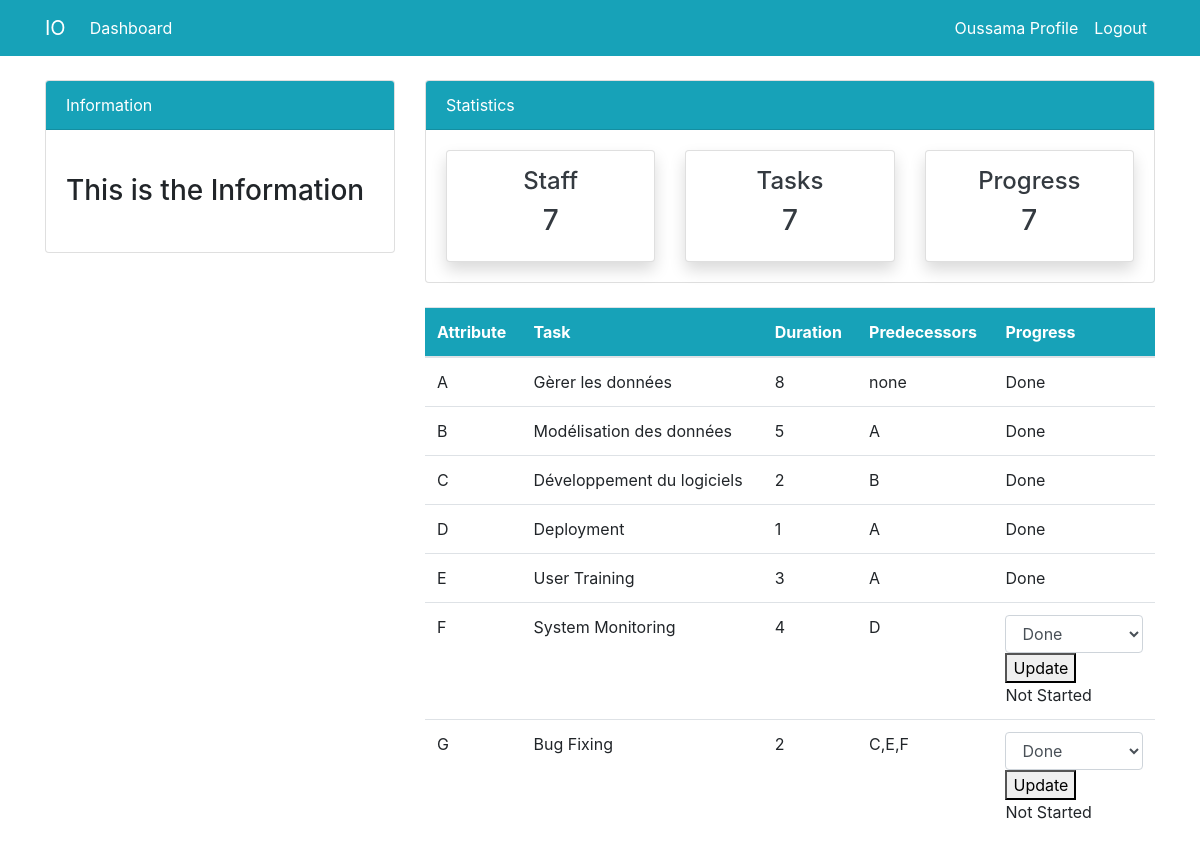
Screenshot of /rooms/progress/ (signed in) with the database file from the repository.
### Dashboard/models.py (models this page shows, shortened)
class task(models.Model):
    Attribute=models.CharField(max_length=100,null=True)
    Task=models.CharField(max_length=100,null=True)
    Duration=models.PositiveIntegerField(null=True)
    Predecessors=models.CharField(max_length=100,null=True)
    EarliestST=models.PositiveIntegerField(null=True)
    LatestST=models.PositiveIntegerField(null=True)
    tfloat=models.PositiveIntegerField(null=True)
    ffloat=models.PositiveIntegerField(null=True)
    RequiredRT=models.CharField(max_length=100,null=True)
    EstimatedEf=models.PositiveIntegerField(null=True)
    Staffid=models.PositiveIntegerField(null=True)
    Progress=models.CharField(max_length=50,choices=PROG,default='Not Started')

### Dashboard/views.py (the view, shortened to what this page needs)
# urls.py: path('progress/', views.progress_view, name='Dashboard-progress'),
@login_required(login_url='user-login')
def progress_view(request):
    items=task.objects.all()
    Progress_count = items.count()
    Tasks_count=task.objects.all().count()
    users_count = User.objects.all().count()
    context = {
        'items': items,
        'form1' : progressform(),
        'users_count':users_count,
        'Progress_count':Progress_count,
        'Tasks_count':Tasks_count,
    }
    return render(request, 'Dashboard/progress.html',context)

### Dashboard/forms.py
class progressform(forms.ModelForm):
    class Meta:
        model = task
        fields = ['Progress']
        widgets = {
            'Progress': forms.Select(attrs={'class': 'form-control'})  # Ensure correct widget class
        }
    def __init__(self, *args, **kwargs):
        super(progressform, self).__init__(*args, **kwargs)
        self.fields['Progress'].widget.attrs.update({'class': 'form-control'})

### templates/Dashboard/progress.html (shortened to what this page needs)
{% extends "partials/base.html" %}
{% block content %}
{% include 'partials/topnav.html' %}
 <div class="container">
    <div class="row my-4">
        <div class="col-md-4">
        </div>
        <div class="col-md-8">
            <table class="table bg-white">
                <thead class="bg-info">
                    <tr class="text-white">
                        <th scope="col">Attribute</th>
                        <th scope="col">Task</th>
                        <th scope="col">Duration</th>
                        <th scope="col">Predecessors</th>
                        <th scope="col">Progress</th>
                    </tr>
                </thead>
                <tbody>
                    {% for item in items %}
                    <tr>
                        <td>{{ item.Attribute }}</td>
                        <td>{{ item.Task }}</td>
                        <td>{{ item.Duration }}</td>
                        <td>{{ item.Predecessors }}</td>
                        <td>
                            {% if item.Progress != 'Done' %}
                            <form method="POST">
                                {{ form1.Progress }}
                                <button type="submit">Update</button>
                            </form>
                            {{ item.Progress }}
                            {% else %}
                            Done
                            {% endif %}
                        </td>
                    </tr>
                    {% endfor %}
                </tbody>
            </table>
        </div>
    </div>
</div>
{% endblock %}

### templates/partials/nav.html (shortened to what this page needs)
<body>
    <nav class="navbar navbar-expand-lg navbar-info bg-info">
        {% if user.is_authenticated %}
        <div class="container">
            <a class="navbar-brand text-white" href="{% url "Dashboard-index" %}">IO</a>
            <div class="collapse navbar-collapse" id="navbarSupportedContent">
                <ul class="navbar-nav mr-auto">
                    <li class="nav-item active">
                        <a class="nav-link text-white" href="{% url "Dashboard-index" %}">Dashboard </a>
                    </li>
                </ul>
                <ul class="navbar-nav ml-auto">
                    <li class="nav-item active">
                        <a class="nav-link text-white" href="{% url "user-profile" %}">{{ user.username}} Profile </a>
                    </li>
                    <li class="nav-item">
                        <a class="nav-link text-white" href="{% url "user-logout" %}">Logout</a>
                    </li>
                </ul>
                {% endif %}
            </div>
        </div>
    </nav>

### rows the page displays
task: Attribute "A", Task "Gèrer les données", Duration "8", Predecessors "none", Progress "Done"
task: Attribute "B", Task "Modélisation des données", Duration "5", Predecessors "A", Progress "Done"
task: Attribute "C", Task "Développement du logiciels", Duration "2", Predecessors "B", Progress "Done"
task: Attribute "D", Task "Deployment", Duration "1", Predecessors "A", Progress "Done"
task: Attribute "E", Task "User Training", Duration "3", Predecessors "A", Progress "Done"
task: Attribute "F", Task "System Monitoring", Duration "4", Predecessors "D", Progress "Not Started"
task: Attribute "G", Task "Bug Fixing", Duration "2", Predecessors "C,E,F", Progress "Not Started"

### other values shown
{{ user.username }} "Oussama"
{{ users_count }} "7"
{{ Tasks_count }} "7"
{{ Progress_count }} "7"
